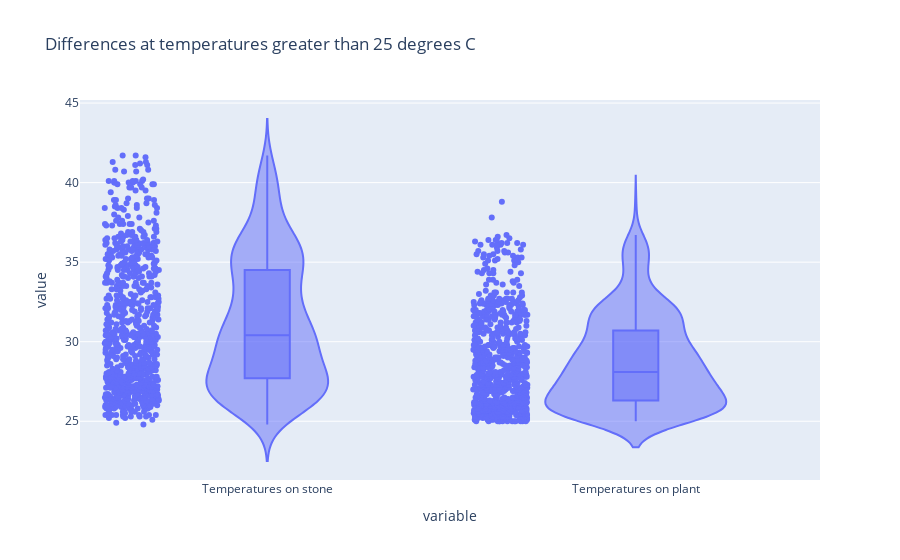
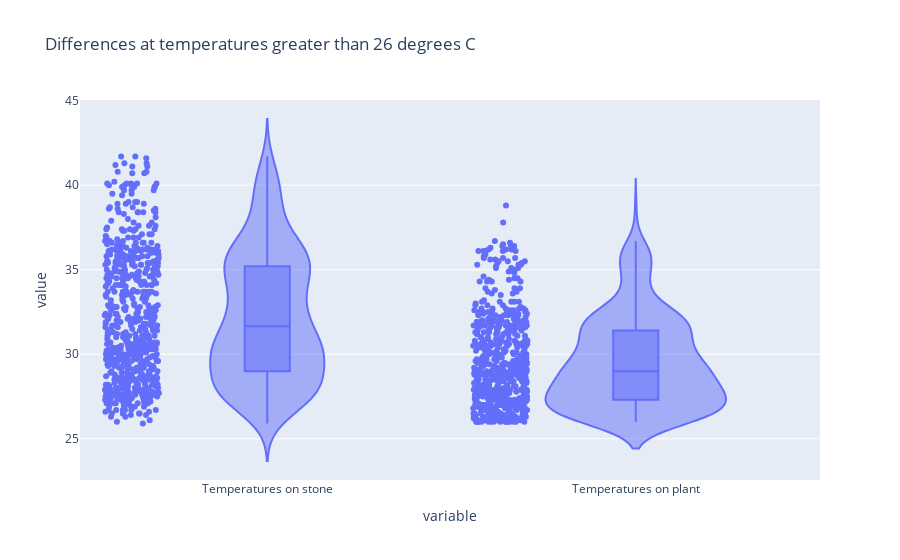
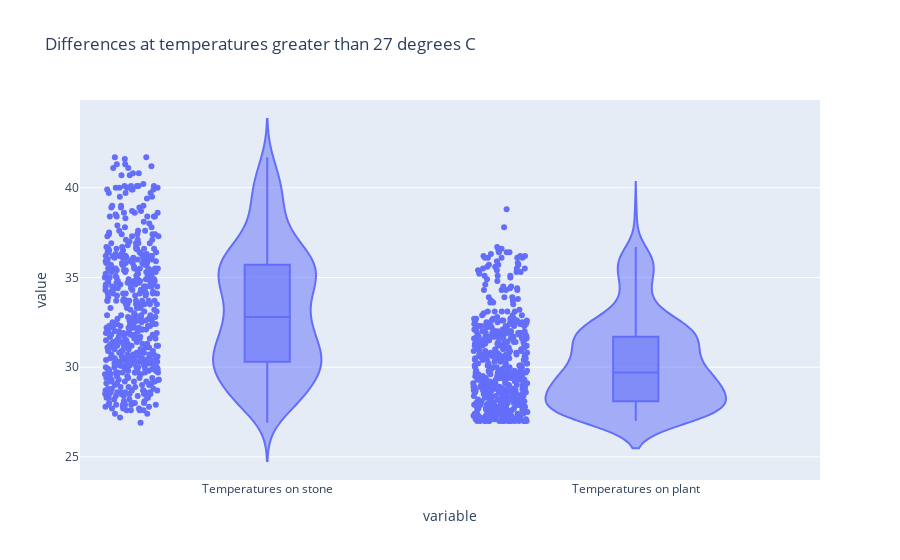
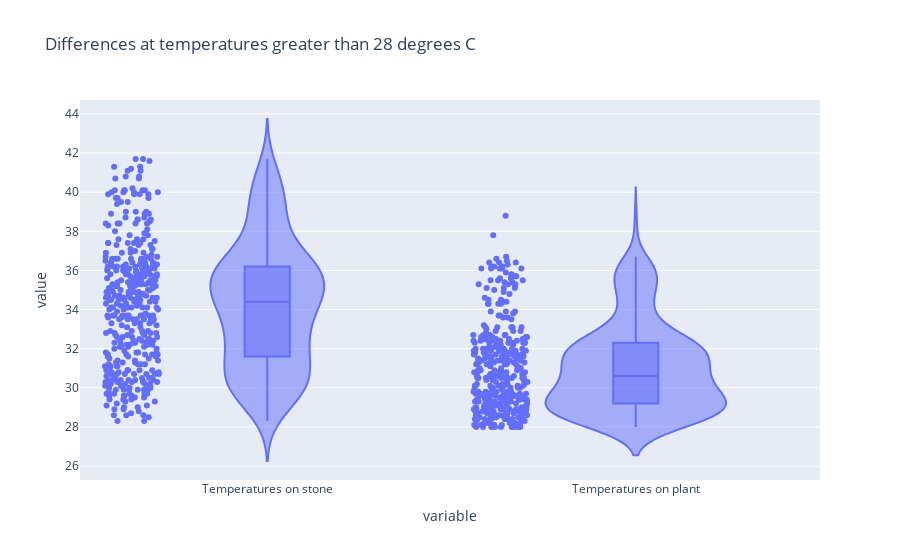

The notebook cell these images were saved under, in order:
### Code cell
for t in range(25, 40):
    df_t = df.loc[df['Temperatures on plant'] >= t]
    fig_t = px.violin(df_t, y=['Temperatures on stone', 'Temperatures on plant'], title=f'Differences at temperatures greater than {t} degrees C', box=True, points='all')
    fig_t.show()
    fig_t.write_image(f'temperatures_diff_{t}.png')

### Figure 1 — Plotly figure (JSON) as saved in the notebook; plotly's stock layout.template omitted (floating-point values rounded to 4 significant figures; data arrays with more than 128 entries replaced by an {"elided": "..."} marker saying what was removed)
{"data": [{"alignmentgroup": "True", "box": {"visible": true}, "hovertemplate": "variable=%{x}<br>value=%{y}<extra></extra>", "legendgroup": "", "marker": {"color": "#636efa"}, "name": "", "offsetgroup": "", "orientation": "v", "points": "all", "scalegroup": "True", "showlegend": false, "type": "violin", "x": {"elided": "1532 str values"}, "x0": " ", "xaxis": "x", "y": {"elided": "1532 float values"}, "y0": " ", "yaxis": "y"}], "layout": {"legend": {"tracegroupgap": 0}, "title": {"text": "Differences at temperatures greater than 25 degrees C"}, "violinmode": "group", "xaxis": {"anchor": "y", "domain": [0, 1], "title": {"text": "variable"}}, "yaxis": {"anchor": "x", "domain": [0, 1], "title": {"text": "value"}}}}

### Figure 2 — Plotly figure (JSON) as saved in the notebook; plotly's stock layout.template omitted (floating-point values rounded to 4 significant figures; data arrays with more than 128 entries replaced by an {"elided": "..."} marker saying what was removed)
{"data": [{"alignmentgroup": "True", "box": {"visible": true}, "hovertemplate": "variable=%{x}<br>value=%{y}<extra></extra>", "legendgroup": "", "marker": {"color": "#636efa"}, "name": "", "offsetgroup": "", "orientation": "v", "points": "all", "scalegroup": "True", "showlegend": false, "type": "violin", "x": {"elided": "1248 str values"}, "x0": " ", "xaxis": "x", "y": {"elided": "1248 float values"}, "y0": " ", "yaxis": "y"}], "layout": {"legend": {"tracegroupgap": 0}, "title": {"text": "Differences at temperatures greater than 26 degrees C"}, "violinmode": "group", "xaxis": {"anchor": "y", "domain": [0, 1], "title": {"text": "variable"}}, "yaxis": {"anchor": "x", "domain": [0, 1], "title": {"text": "value"}}}}

### Figure 3 — Plotly figure (JSON) as saved in the notebook; plotly's stock layout.template omitted (floating-point values rounded to 4 significant figures; data arrays with more than 128 entries replaced by an {"elided": "..."} marker saying what was removed)
{"data": [{"alignmentgroup": "True", "box": {"visible": true}, "hovertemplate": "variable=%{x}<br>value=%{y}<extra></extra>", "legendgroup": "", "marker": {"color": "#636efa"}, "name": "", "offsetgroup": "", "orientation": "v", "points": "all", "scalegroup": "True", "showlegend": false, "type": "violin", "x": {"elided": "1020 str values"}, "x0": " ", "xaxis": "x", "y": {"elided": "1020 float values"}, "y0": " ", "yaxis": "y"}], "layout": {"legend": {"tracegroupgap": 0}, "title": {"text": "Differences at temperatures greater than 27 degrees C"}, "violinmode": "group", "xaxis": {"anchor": "y", "domain": [0, 1], "title": {"text": "variable"}}, "yaxis": {"anchor": "x", "domain": [0, 1], "title": {"text": "value"}}}}

### Figure 4 — Plotly figure (JSON) as saved in the notebook; plotly's stock layout.template omitted (floating-point values rounded to 4 significant figures; data arrays with more than 128 entries replaced by an {"elided": "..."} marker saying what was removed)
{"data": [{"alignmentgroup": "True", "box": {"visible": true}, "hovertemplate": "variable=%{x}<br>value=%{y}<extra></extra>", "legendgroup": "", "marker": {"color": "#636efa"}, "name": "", "offsetgroup": "", "orientation": "v", "points": "all", "scalegroup": "True", "showlegend": false, "type": "violin", "x": {"elided": "792 str values"}, "x0": " ", "xaxis": "x", "y": {"elided": "792 float values"}, "y0": " ", "yaxis": "y"}], "layout": {"legend": {"tracegroupgap": 0}, "title": {"text": "Differences at temperatures greater than 28 degrees C"}, "violinmode": "group", "xaxis": {"anchor": "y", "domain": [0, 1], "title": {"text": "variable"}}, "yaxis": {"anchor": "x", "domain": [0, 1], "title": {"text": "value"}}}}
